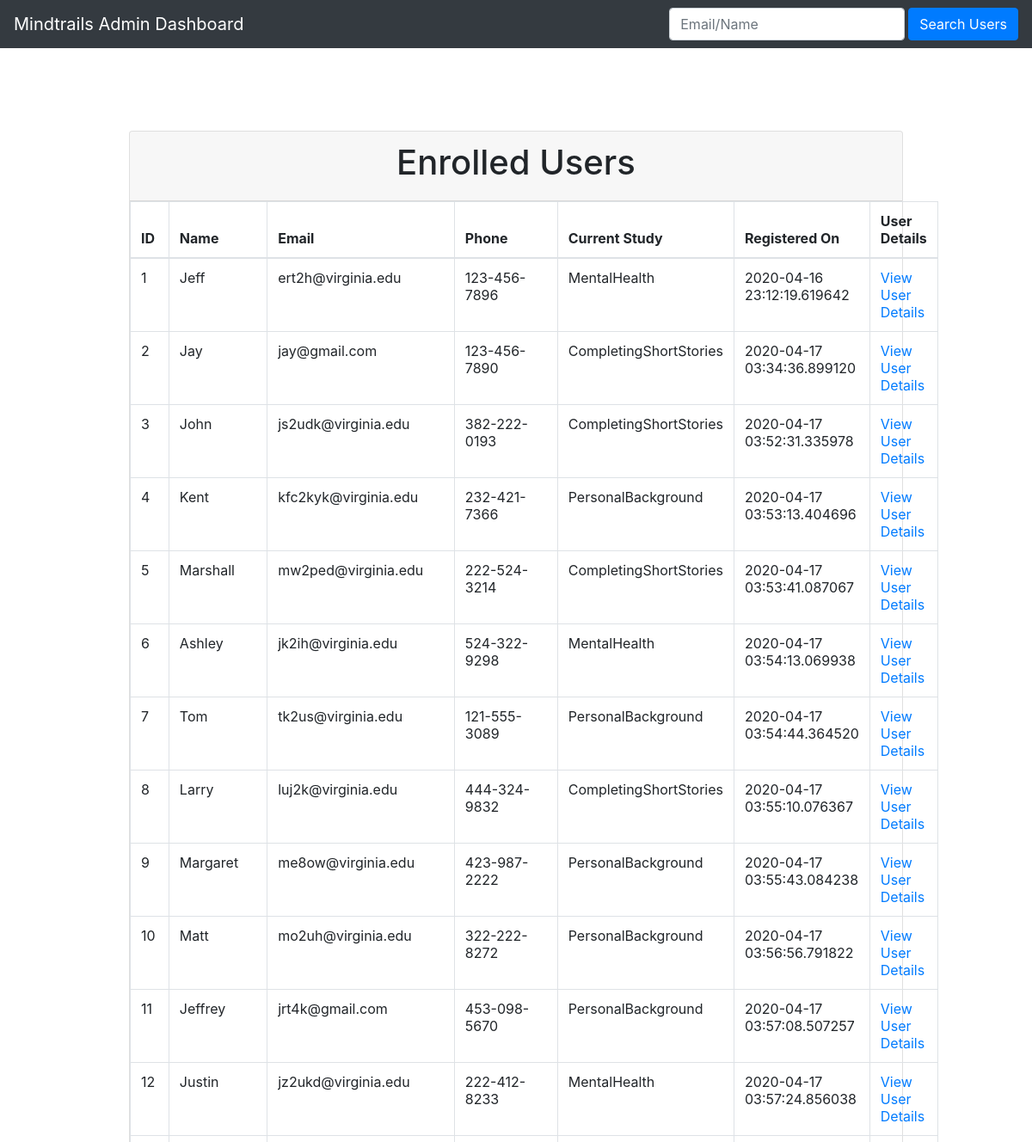
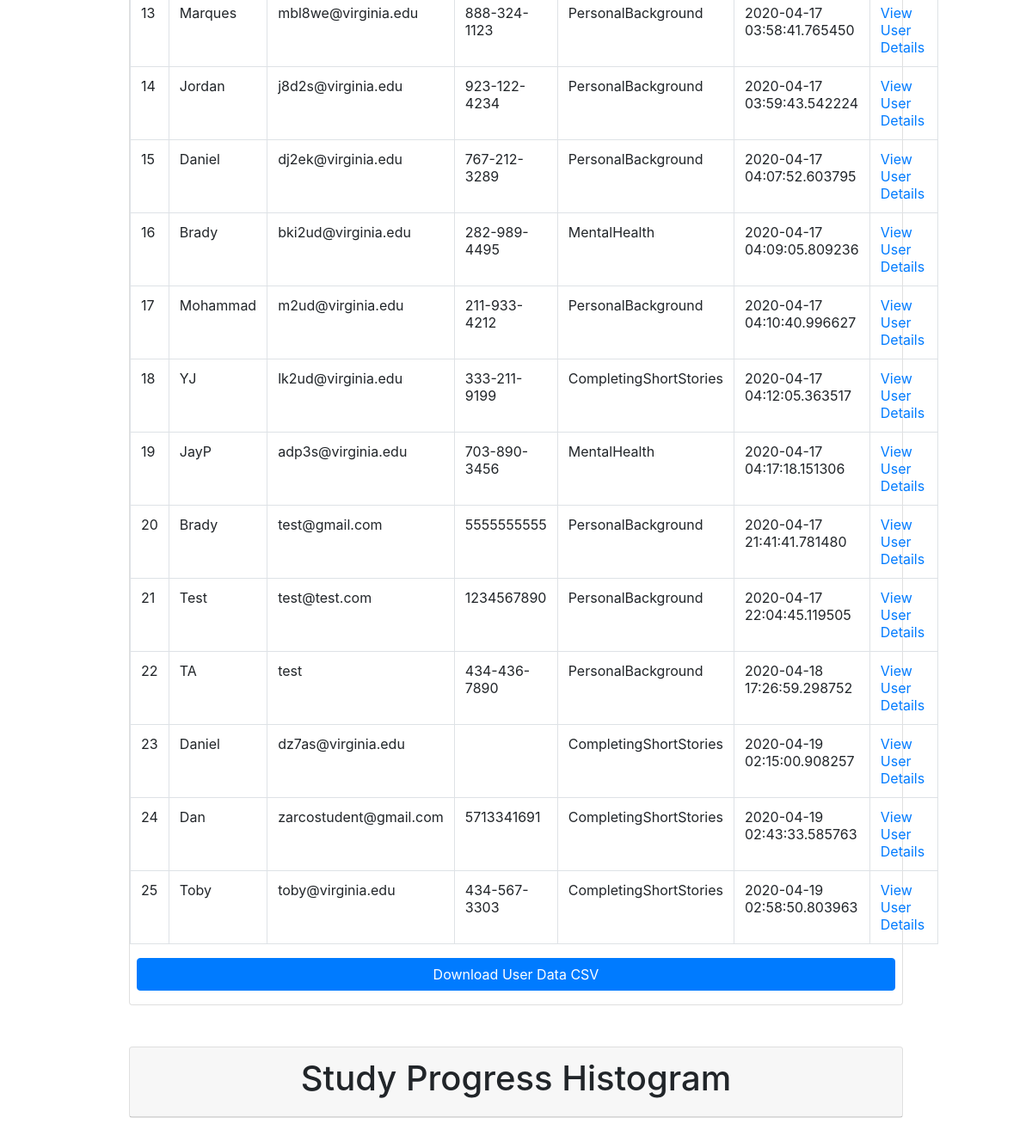
The page /admin on the database its author committed (2 pictures, top to bottom).
### app/models.py (models this page shows, shortened)
class User(db.Model):
    __tablename__ = 'user'
    id = db.Column(db.Integer, primary_key=True)
    name = db.Column(db.String(64))
    email = db.Column(db.String(64), unique=True)
    phone = db.Column(db.String(64), unique=True)
    email_reminders = db.Column(db.Boolean)
    text_messages = db.Column(db.Boolean)
    text_reminders = db.Column(db.Boolean)
    gift_cards = db.Column(db.Boolean)
    password_hash = db.Column(db.String(256))
    date_registered = db.Column(db.DateTime)
    study_index = db.Column(db.Integer)
    question_index = db.Column(db.Integer)
    token = ''

### app/routes.py (the view)
@application.route('/admin', methods=["GET", "POST"])
def admin():
    with application.open_resource('static/form_schema.json') as json_file:
        schema_json = json.load(json_file)
    if request.method == 'GET':
        users = User.query.all()
    else:
        search = '%' + request.form['search'] + '%'
        users = User.query.filter(User.name.like(
            search) | User.email.like(search))
    users_array = []
    study_indexes = [['StudyIndex']]
    for user in users:
        users_array.append({
            'id': user.id,
            'name': user.name,
            'email': user.email,
            'phone': user.phone,
            'study_index': schema_json[user.study_index]['name'],
            'question_index': user.question_index,
            'date_registered': str(user.date_registered)
        })
        study_indexes.append([user.study_index])
    return render_template('adminpage.html', users=users_array, study_indexes=study_indexes)

### app/templates/adminpage.html (shortened to what this page needs)
<html>
    <head>
        <link rel="stylesheet" href="https://stackpath.bootstrapcdn.com/bootstrap/4.4.1/css/bootstrap.min.css">
    </head>
    <body>
        <nav class="navbar navbar-dark bg-dark">
            <a class="navbar-brand" href="/admin">Mindtrails Admin Dashboard</a>
            <form action="/admin" method="post" class="form-inline my-2 my-lg-0">
                <input class="form-control" type="search" name="search" id="search" placeholder="Email/Name" aria-label="Search">
                <button class="btn btn-primary ml-1" type="submit">Search Users</button>
            </form>
        </nav>
        <div class="d-flex flex-column align-items-center pt-5 w-100 text-center">
            <div class="pt-5 w-75">
                <div class="card">
                    <div class="card-header d-flex flex-row align-items-center justify-content-center">
                        <h1 class="flex-grow-1">Enrolled Users</h1>
                    </div>
                    <table class="table table-bordered">
                        <thead>
                            <tr>
                                <th scope="col">ID</th>
                                <th scope="col">Name</th>
                                <th scope="col">Email</th>
                                <th scope="col">Phone</th>
                                <th scope="col">Current Study</th>
                                <th scope="col">Registered On</th>
                                <th scope="col">User Details</th>
                            </tr>
                        </thead>
                        <tbody>
                            {% for user in users %}
                            <tr>
                                <td>{{ user.id}}</td>
                                <td>{{ user.name }}</td>
                                <td>{{ user.email }}</td>
                                <td>{{ user.phone }}</td>
                                <td>{{ user.study_index }}</td>
                                <td>{{ user.date_registered }}</td>
                                <td>
                                    <a href="/admin/user/{{user.id}}">View User Details</a>
                                </td>
                            </tr>
                            {% endfor %}
                        </tbody>
                    </table>
                    <a href="/admin/users-csv" role="button" class="btn btn-primary mb-3 mx-2">Download User Data CSV</a>
                </div>
            </div>
            <div class="w-75 py-5">
                <div class="card">
                    <div class="card-header">
                        <h1>Study Progress Histogram</h1>
                    </div>
                </div>
            </div>
        </div>
    </body>
</html>

### rows shown on the page
User: id "1", name "Jeff", email "ert2h@virginia.edu", phone "123-456-7896", study_index "MentalHealth", date_registered "2020-04-16 23:12:19.619642"
User: id "2", name "Jay", email "jay@gmail.com", phone "123-456-7890", study_index "CompletingShortStories", date_registered "2020-04-17 03:34:36.899120"
User: id "3", name "John", email "js2udk@virginia.edu", phone "382-222-0193", study_index "CompletingShortStories", date_registered "2020-04-17 03:52:31.335978"
User: id "4", name "Kent", email "kfc2kyk@virginia.edu", phone "232-421-7366", study_index "PersonalBackground", date_registered "2020-04-17 03:53:13.404696"
User: id "5", name "Marshall", email "mw2ped@virginia.edu", phone "222-524-3214", study_index "CompletingShortStories", date_registered "2020-04-17 03:53:41.087067"
User: id "6", name "Ashley", email "jk2ih@virginia.edu", phone "524-322-9298", study_index "MentalHealth", date_registered "2020-04-17 03:54:13.069938"
User: id "7", name "Tom", email "tk2us@virginia.edu", phone "121-555-3089", study_index "PersonalBackground", date_registered "2020-04-17 03:54:44.364520"
User: id "8", name "Larry", email "luj2k@virginia.edu", phone "444-324-9832", study_index "CompletingShortStories", date_registered "2020-04-17 03:55:10.076367"
User: id "9", name "Margaret", email "me8ow@virginia.edu", phone "423-987-2222", study_index "PersonalBackground", date_registered "2020-04-17 03:55:43.084238"
User: id "10", name "Matt", email "mo2uh@virginia.edu", phone "322-222-8272", study_index "PersonalBackground", date_registered "2020-04-17 03:56:56.791822"
User: id "11", name "Jeffrey", email "jrt4k@gmail.com", phone "453-098-5670", study_index "PersonalBackground", date_registered "2020-04-17 03:57:08.507257"
User: id "12", name "Justin", email "jz2ukd@virginia.edu", phone "222-412-8233", study_index "MentalHealth", date_registered "2020-04-17 03:57:24.856038"
User: id "13", name "Marques", email "mbl8we@virginia.edu", phone "888-324-1123", study_index "PersonalBackground", date_registered "2020-04-17 03:58:41.765450"
User: id "14", name "Jordan", email "j8d2s@virginia.edu", phone "923-122-4234", study_index "PersonalBackground", date_registered "2020-04-17 03:59:43.542224"
User: id "15", name "Daniel", email "dj2ek@virginia.edu", phone "767-212-3289", study_index "PersonalBackground", date_registered "2020-04-17 04:07:52.603795"
User: id "16", name "Brady", email "bki2ud@virginia.edu", phone "282-989-4495", study_index "MentalHealth", date_registered "2020-04-17 04:09:05.809236"
User: id "17", name "Mohammad", email "m2ud@virginia.edu", phone "211-933-4212", study_index "PersonalBackground", date_registered "2020-04-17 04:10:40.996627"
User: id "18", name "YJ", email "lk2ud@virginia.edu", phone "333-211-9199", study_index "CompletingShortStories", date_registered "2020-04-17 04:12:05.363517"
User: id "19", name "JayP", email "adp3s@virginia.edu", phone "703-890-3456", study_index "MentalHealth", date_registered "2020-04-17 04:17:18.151306"
User: id "20", name "Brady", email "test@gmail.com", phone "5555555555", study_index "PersonalBackground", date_registered "2020-04-17 21:41:41.781480"
User: id "21", name "Test", email "test@test.com", phone "1234567890", study_index "PersonalBackground", date_registered "2020-04-17 22:04:45.119505"
User: id "22", name "TA", email "test", phone "434-436-7890", study_index "PersonalBackground", date_registered "2020-04-18 17:26:59.298752"
User: id "23", name "Daniel", email "dz7as@virginia.edu", study_index "CompletingShortStories", date_registered "2020-04-19 02:15:00.908257"
User: id "24", name "Dan", email "zarcostudent@gmail.com", phone "5713341691", study_index "CompletingShortStories", date_registered "2020-04-19 02:43:33.585763"
User: id "25", name "Toby", email "toby@virginia.edu", phone "434-567-3303", study_index "CompletingShortStories", date_registered "2020-04-19 02:58:50.803963"
